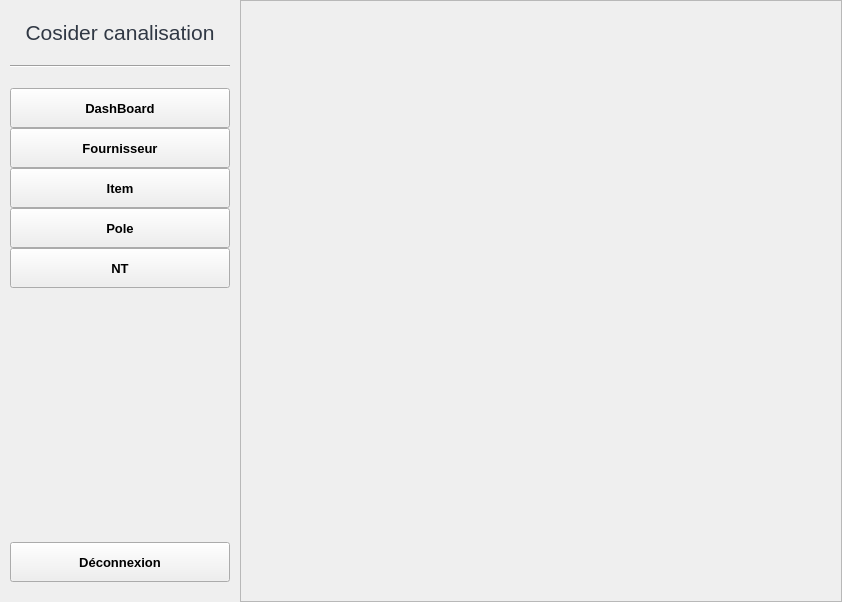
<?xml version="1.0" encoding="UTF-8"?>
<ui version="4.0">
 <class>MainWindow</class>
 <widget class="QMainWindow" name="MainWindow">
  <property name="geometry">
   <rect>
    <x>0</x>
    <y>0</y>
    <width>842</width>
    <height>602</height>
   </rect>
  </property>
  <property name="windowTitle">
   <string>MainWindow</string>
  </property>
  <property name="styleSheet">
   <string notr="true"/>
  </property>
  <widget class="QWidget" name="centralwidget">
   <layout class="QGridLayout" name="gridLayout">
    <property name="leftMargin">
     <number>0</number>
    </property>
    <property name="topMargin">
     <number>0</number>
    </property>
    <property name="rightMargin">
     <number>0</number>
    </property>
    <property name="bottomMargin">
     <number>0</number>
    </property>
    <property name="horizontalSpacing">
     <number>0</number>
    </property>
    <item row="0" column="0">
     <widget class="QWidget" name="widget" native="true">
      <property name="minimumSize">
       <size>
        <width>240</width>
        <height>0</height>
       </size>
      </property>
      <property name="maximumSize">
       <size>
        <width>240</width>
        <height>16777215</height>
       </size>
      </property>
      <property name="styleSheet">
       <string notr="true">

QPushButton{
	background-color:transparent;
	border-bottom:1px solid #d1d1d1;

	color: #666;
	letter-spacing:1.0px;
}

QPushButton::hover{
	background-color: rgba(255,255,255,1);
	outline:none;
	border:none;
	border-radius:5px;
	/*color: #d9d9d9;*/
};

/*background-color: qlineargradient(spread:pad, x1:0, y1:0, x2:1, y2:0, stop:0 rgba(0, 63, 140, 174), stop:1 rgba(0, 27, 74, 183));*/

	background-color: rgb(244, 246, 249);
	border-right:2px solid #d9d9d9;
</string>
      </property>
      <layout class="QGridLayout" name="gridLayout_2">
       <property name="leftMargin">
        <number>0</number>
       </property>
       <property name="topMargin">
        <number>0</number>
       </property>
       <property name="rightMargin">
        <number>0</number>
       </property>
       <property name="bottomMargin">
        <number>0</number>
       </property>
       <property name="verticalSpacing">
        <number>0</number>
       </property>
       <item row="8" column="1">
        <spacer name="verticalSpacer_4">
         <property name="orientation">
          <enum>Qt::Vertical</enum>
         </property>
         <property name="sizeType">
          <enum>QSizePolicy::Fixed</enum>
         </property>
         <property name="sizeHint" stdset="0">
          <size>
           <width>20</width>
           <height>20</height>
          </size>
         </property>
        </spacer>
       </item>
       <item row="2" column="1">
        <spacer name="verticalSpacer">
         <property name="orientation">
          <enum>Qt::Vertical</enum>
         </property>
         <property name="sizeType">
          <enum>QSizePolicy::Fixed</enum>
         </property>
         <property name="sizeHint" stdset="0">
          <size>
           <width>20</width>
           <height>20</height>
          </size>
         </property>
        </spacer>
       </item>
       <item row="5" column="1">
        <layout class="QVBoxLayout" name="verticalLayout">
         <item>
          <widget class="QPushButton" name="dashBoard_pushButton">
           <property name="minimumSize">
            <size>
             <width>0</width>
             <height>40</height>
            </size>
           </property>
           <property name="font">
            <font>
             <pointsize>10</pointsize>
             <weight>75</weight>
             <bold>true</bold>
            </font>
           </property>
           <property name="cursor">
            <cursorShape>PointingHandCursor</cursorShape>
           </property>
           <property name="styleSheet">
            <string notr="true"/>
           </property>
           <property name="text">
            <string>DashBoard</string>
           </property>
          </widget>
         </item>
         <item>
          <widget class="QPushButton" name="fournisseur_pushButton">
           <property name="minimumSize">
            <size>
             <width>0</width>
             <height>40</height>
            </size>
           </property>
           <property name="font">
            <font>
             <pointsize>10</pointsize>
             <weight>75</weight>
             <bold>true</bold>
            </font>
           </property>
           <property name="cursor">
            <cursorShape>PointingHandCursor</cursorShape>
           </property>
           <property name="styleSheet">
            <string notr="true"/>
           </property>
           <property name="text">
            <string>Fournisseur</string>
           </property>
          </widget>
         </item>
         <item>
          <widget class="QPushButton" name="item_pushButton">
           <property name="minimumSize">
            <size>
             <width>0</width>
             <height>40</height>
            </size>
           </property>
           <property name="font">
            <font>
             <pointsize>10</pointsize>
             <weight>75</weight>
             <bold>true</bold>
            </font>
           </property>
           <property name="cursor">
            <cursorShape>PointingHandCursor</cursorShape>
           </property>
           <property name="styleSheet">
            <string notr="true"/>
           </property>
           <property name="text">
            <string>Item</string>
           </property>
          </widget>
         </item>
         <item>
          <widget class="QPushButton" name="pole_pushButton">
           <property name="minimumSize">
            <size>
             <width>0</width>
             <height>40</height>
            </size>
           </property>
           <property name="font">
            <font>
             <pointsize>10</pointsize>
             <weight>75</weight>
             <bold>true</bold>
            </font>
           </property>
           <property name="cursor">
            <cursorShape>PointingHandCursor</cursorShape>
           </property>
           <property name="styleSheet">
            <string notr="true"/>
           </property>
           <property name="text">
            <string>Pole</string>
           </property>
          </widget>
         </item>
         <item>
          <widget class="QPushButton" name="nt_pushButton">
           <property name="minimumSize">
            <size>
             <width>0</width>
             <height>40</height>
            </size>
           </property>
           <property name="font">
            <font>
             <pointsize>10</pointsize>
             <weight>75</weight>
             <bold>true</bold>
            </font>
           </property>
           <property name="cursor">
            <cursorShape>PointingHandCursor</cursorShape>
           </property>
           <property name="styleSheet">
            <string notr="true"/>
           </property>
           <property name="text">
            <string>NT</string>
           </property>
          </widget>
         </item>
        </layout>
       </item>
       <item row="0" column="1">
        <spacer name="verticalSpacer_6">
         <property name="orientation">
          <enum>Qt::Vertical</enum>
         </property>
         <property name="sizeType">
          <enum>QSizePolicy::Fixed</enum>
         </property>
         <property name="sizeHint" stdset="0">
          <size>
           <width>20</width>
           <height>20</height>
          </size>
         </property>
        </spacer>
       </item>
       <item row="6" column="1">
        <spacer name="verticalSpacer_2">
         <property name="orientation">
          <enum>Qt::Vertical</enum>
         </property>
         <property name="sizeHint" stdset="0">
          <size>
           <width>20</width>
           <height>324</height>
          </size>
         </property>
        </spacer>
       </item>
       <item row="6" column="0">
        <spacer name="horizontalSpacer">
         <property name="orientation">
          <enum>Qt::Horizontal</enum>
         </property>
         <property name="sizeType">
          <enum>QSizePolicy::Fixed</enum>
         </property>
         <property name="sizeHint" stdset="0">
          <size>
           <width>10</width>
           <height>20</height>
          </size>
         </property>
        </spacer>
       </item>
       <item row="1" column="1">
        <widget class="QLabel" name="label">
         <property name="font">
          <font>
           <pointsize>16</pointsize>
          </font>
         </property>
         <property name="styleSheet">
          <string notr="true">background-color: transparent;
color: #303844;
border: none;</string>
         </property>
         <property name="text">
          <string>Cosider canalisation</string>
         </property>
         <property name="alignment">
          <set>Qt::AlignCenter</set>
         </property>
        </widget>
       </item>
       <item row="4" column="1">
        <spacer name="verticalSpacer_3">
         <property name="orientation">
          <enum>Qt::Vertical</enum>
         </property>
         <property name="sizeType">
          <enum>QSizePolicy::Fixed</enum>
         </property>
         <property name="sizeHint" stdset="0">
          <size>
           <width>20</width>
           <height>20</height>
          </size>
         </property>
        </spacer>
       </item>
       <item row="7" column="1">
        <widget class="QPushButton" name="deconnexion_pushButton">
         <property name="minimumSize">
          <size>
           <width>0</width>
           <height>40</height>
          </size>
         </property>
         <property name="font">
          <font>
           <pointsize>10</pointsize>
           <weight>75</weight>
           <bold>true</bold>
          </font>
         </property>
         <property name="cursor">
          <cursorShape>PointingHandCursor</cursorShape>
         </property>
         <property name="layoutDirection">
          <enum>Qt::LeftToRight</enum>
         </property>
         <property name="styleSheet">
          <string notr="true"/>
         </property>
         <property name="text">
          <string>Déconnexion</string>
         </property>
        </widget>
       </item>
       <item row="6" column="2">
        <spacer name="horizontalSpacer_2">
         <property name="orientation">
          <enum>Qt::Horizontal</enum>
         </property>
         <property name="sizeType">
          <enum>QSizePolicy::Fixed</enum>
         </property>
         <property name="sizeHint" stdset="0">
          <size>
           <width>10</width>
           <height>20</height>
          </size>
         </property>
        </spacer>
       </item>
       <item row="3" column="1">
        <widget class="Line" name="line">
         <property name="orientation">
          <enum>Qt::Horizontal</enum>
         </property>
        </widget>
       </item>
      </layout>
     </widget>
    </item>
    <item row="0" column="1">
     <widget class="QFrame" name="frame_2">
      <property name="frameShape">
       <enum>QFrame::StyledPanel</enum>
      </property>
      <property name="frameShadow">
       <enum>QFrame::Raised</enum>
      </property>
      <layout class="QGridLayout" name="gridLayout_3">
       <property name="leftMargin">
        <number>0</number>
       </property>
       <property name="topMargin">
        <number>0</number>
       </property>
       <property name="rightMargin">
        <number>0</number>
       </property>
       <property name="bottomMargin">
        <number>0</number>
       </property>
       <item row="0" column="0">
        <widget class="QStackedWidget" name="stackedWidget">
         <property name="minimumSize">
          <size>
           <width>600</width>
           <height>600</height>
          </size>
         </property>
         <property name="styleSheet">
          <string notr="true"/>
         </property>
        </widget>
       </item>
      </layout>
     </widget>
    </item>
   </layout>
  </widget>
 </widget>
 <resources/>
 <connections/>
</ui>
